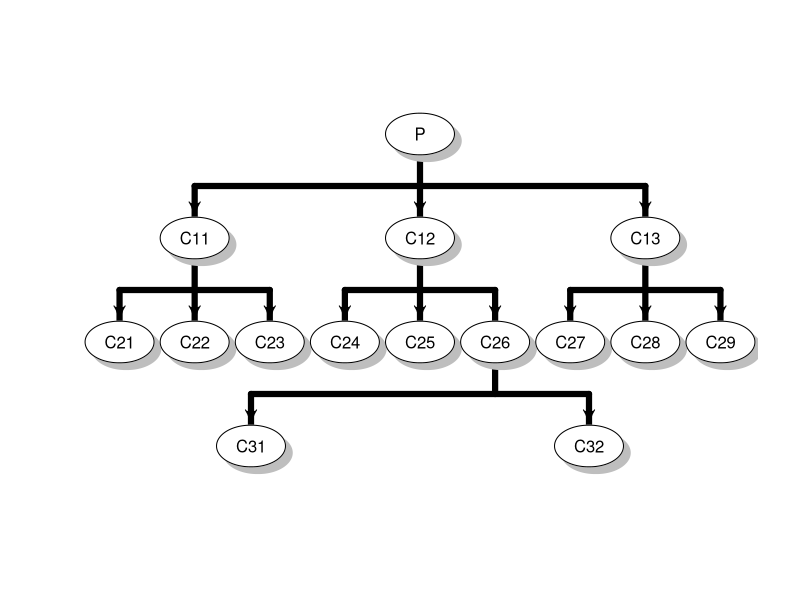

This chart was generated by the following R code: (Note: this script raises an error after producing the figure.)
## ---- chunk 1
knitr::opts_chunk$set(echo = TRUE)
## ---- chunk 2
x1 <- c(2, .5, 4, 2)
x2 <- c(x1, rep(1,4))
x3 <- 1:-2
x4 <- paste("Hello"," ","World,","!","Hello World!",sep = ",")
x5 <- c(TRUE, TRUE, NA, FALSE)
x6 <- c(1, 2, 1, 2, 1, 1, 2, 2)
print(x1)
print(x2)
print(x3)
print(x4)
print(x5)
print(x6)
## ---- chunk 3
X <- matrix(c(1,1,2,1,2,0,.5,1,3,-1,4,1,4,-2,2,1),4,4)
X
## ---- chunk 4
# install.packages("diagram")   ## if you don't have the package "diagram", run it
library("diagram")
openplotmat()
elpos <- coordinates (c(1,3,9,2))
treearrow(from = elpos[1,], to = elpos[2:4,], lwd = 6)
treearrow(from = elpos[2,], to = elpos[5:7,], lwd = 6)
treearrow(from = elpos[3,], to = elpos[8:10,], lwd = 6)
treearrow(from = elpos[4,], to = elpos[11:13,], lwd = 6)
treearrow(from = elpos[10,], to = elpos[14:15,], lwd = 6)
labels <- character()
labels[1] <- "P"
for(i in 2:4)
  labels[i] <- paste0("C1", i-1)
for(i in 5:13)
  labels[i] <- paste0("C2", i-4)
for(i in 14:15)
  labels[i] <- paste0("C3", i-13)
for(i in 1:15)
  textround(elpos[i,], radx = 0.001, rady = 0.05, lab = labels[i])
## ---- chunk 5
students <- data.frame(id = c("001","002","003"), score_A = c(95,97,90), score_B = c(80,75,84))
students[3,2:3]

## ---- chunk 6
## Sun Mon Tue Wed Thu Fri Sat
##      NY   2   3   4   5   6
##   7   8   9  10  11  12  13
##  14  MLK  16  17  18  19  20
##  21  22  23  24  25  26  27
##  28  29  30  31            
dates = matrix(c(" ",7,14,21,28,"NY",8,"MLK",22,29,2,9,16,23,30,3,10,17,24,31,4,11,18,25," ",5,12,19,26," ",6,13,20,27," "), 5, 7)
dates = data.frame(dates)
colnames(dates) = c("Sun","Mon","Tue","Wed","Thu","Fri","Sat")
calendar1 = cbind(0,dates)
calendar2 = data.frame( list( Sun = c(" ",7,14,21,28), Mon = c("NY",8,"MLK",22,29), Tue = c(2,9,16,23,30), Wed = c(3,10,17,24,31), Thu = c(4,11,18,25," "), Fri = c(5,12,19,26," "), Sat = c(6,13,20,27," ")), row.names=NULL)
calendar2

## ---- chunk 7
id = rep(c("001","002","003"), 2)
subj = rep(c("A","B"), each = 3)
score = c(95, 97, 90, 80, 75, 84)
fscore = cut(score, breaks = c(0,80,90,100), labels = c("C","B","A"), right = FALSE, ordered_result = TRUE)
grade = factor(fscore)
transform(grade)
students4 = data.frame(id,subj,score,grade)
students4
## ---- chunk 8
a = c(1,1,2,1)
b = c(2,0,0.5,1)
c = c(3,-1,4,1)
d = c(4,-2,2,1)
X = cbind(a,b,c,d)
m = nrow(X)
n = ncol(X)
X_mean = matrix(data=1, nrow=m) %*% cbind(mean(a),mean(b),mean(c),mean(d))
Diff = X - X_mean
X.var = (n-1)^-1*t(Diff) %*% Diff
X.var
## ---- chunk 9
id        <- rep(c("001","002","003"), 2)
subj      <- rep(c("A","B"), each = 3)
score     <- c(95, 97, 90, 80, 75, 84)
students3 <- data.frame(id, subj, score)  
students3
score_A = c(95,97,90)
score_B = c(80,75,84)
score.mean = rep(c(mean(score_A),mean(score_B)), each = 3)
students5 = data.frame(students3, score.mean)
students5
## ---- chunk 10
mymax.if <- function(x, y)
{
  # The mymax function returns the larger one among x and y
  if (x > y)
  {
    message("The first argument is larger!")
    return(x)
  }
  else if (x < y)
  {
    message("The second argument is larger!")
    return(y)
  }
  else
  {
    message("Equal!")
    return(x)
  }
}
mymax.if(3, 4)
mymax.if(4, 3)
mymax.if(3, 3)
## ---- chunk 11
factorial <- function(n)
{
  # It computes the factorial of the natural number n
  if(n == 0) return(1) else if(n < 0 | n != as.integer(n)) stop("Please input a natural number!")
  n.fac <- 1
  
  # for loops
  for(i in 1:n)
    n.fac <- i * n.fac
  
  # while loops
  ## i <- 1
  ## while(i <= n)
  ## {
  ##   n.fac <- i * n.fac
  ##   i <- i + 1
  ## }
  
  # repeat loops
  ## i <- 1
  ## repeat
  ## {
  ##   n.fac <- i * n.fac
  ##   i <- i + 1
  ##   if (i > n) break    # attention to the usage of break
  ## }

  return(n.fac)
}

double.factorial <- function(n)
{
  # It computes the double factorial of the natural number n
  if(n == 0) return(1) else if(n < 0 | n != as.integer(n)) stop("Please input a natural number!")
  n.doubfac <- 1
  for(i in 1:n)
    if(i %% 2 == n %% 2)
      n.doubfac <- i * n.doubfac
    else next    # attention to the usage of next
  return(n.doubfac)
}

factorial(6)
prod(1:6)
double.factorial(6)
double.factorial(5)
factorial(0)
## factorial.for(6.5)
## factorial.for(-6)
## ---- chunk 12
f = function(x){
  return(x^3 - x -1)
}
bisect = function(f, lower, upper, tol = 1e-6){
  if (f(lower)*f(upper) > 0){
    print("No root.")
  } else 
      iter = 1
      while ((upper-lower)/2 > tol){
        m = (lower+upper)/2
        if(f(m) == 0){
          root = m
          f.root = f(root)
          estima.prec = (upper-lower)/2
          return(setNames(as.list(c(root,f.root,iter,estim.prec))),c("root","f.root","iter","estim.prec"))
        }else if (f(lower)*f(m) < 0){
          upper = m
        }else 
          lower = m
        iter = iter + 1
      }
        root = m
        f.root = f(root)
        estim.prec = (upper-lower)/2
        return(setNames(as.list(c(root,f.root,iter,estim.prec)),c("root","f.root","iter","estim.prec")))
                            
}

bisect(f,1,2,tol = 1e-6)
uniroot(f,c(1,2),tol=1e-6)
## ---- chunk 13
##       V1    V2   V3   V4
## V1  1.00 -0.29 0.68 0.20
## V2 -0.29  1.00 0.51 0.88
## V3  0.68  0.51 1.00 0.86
## V4  0.20  0.88 0.86 1.00

D <- sqrt(diag(X.var))

D.inv <- matrix(0L,ncol = 4, nrow = 4)
for (i in 1:4){
  D.inv[i,i] <- 1/D[i]
}
X.cor <- D.inv %*% X.var %*% D.inv
X.cor <- round(X.cor, digits = 2)
write.table(X.cor, file = "X_cor.txt")
X.cor1 <- read.table("X_cor.txt")
X.cor1
## ---- chunk 14
iriss <- split(iris, sample(rep(1:5, ncol(iris), replace = FALSE)))
iris1 = iriss[1]
iris2 = iriss[2]
iris3 = iriss[3]
iris4 = iriss[4]
iris5 = iriss[5]

iris.5fold <- list(iris1, iris2, iris3, iris4, iris5)
iris.5fold

## ---- chunk 15
# Discretize the numeric variables
iris0 <- transform(iris,
                   Sepal.Length = cut(Sepal.Length, 4:8),
                   Sepal.Width  = cut(Sepal.Width,  1:5),
                   Petal.Length = cut(Petal.Length, 0:7),
                   Petal.Width  = cut(Petal.Width,  0:3))

attach(iris0)   # attach function makes columns assessible as usual variables
table(Sepal.Width)
iris.table0 <- table(Petal.Width)
iris.table0
iris.table1 <- table(Sepal.Width, Petal.Width)
iris.table1
iris.table2 <- table(Sepal.Width, Petal.Width, Species)
iris.table2

# flat table in a sligtly different display
ftable(Sepal.Width, Petal.Width)
ftable(Species, Sepal.Width, Petal.Width)

# data.frame display
data.frame(iris.table1)
data.frame(iris.table2)

# marginal display
margin.table(iris.table1, 1)
margin.table(iris.table1, 2)

# proportional display relative to the (margin) total
prop.table(iris.table1)
prop.table(iris.table1, 1)
prop.table(iris.table1, 2)
prop.table(iris.table2, 1)
prop.table(iris.table2, c(1,3))

# conduct chi-square independence test
chisq.test(iris.table1)   # warning message due to some frequency entry <= 5

# plots
pie(iris.table0, main="Petal.Width")
barplot(t(iris.table1), beside = TRUE, 
        xlab = "Sepal.Width", ylab = "Petal.Width", legend.text = colnames(iris.table1))

detach(iris0)   # paired with attach function
## ---- chunk 16
knitr::include_graphics("Iris_Sepal_Length.pdf")
## ---- chunk 17
par(mfrow=c(1,3))
for (name in c("setosa","versicolor","virginica"))
{
  species <- subset(iris,Species==name)
  sepal_length <- as.vector(species$Sepal.Length)
  
  h <- hist(sepal_length,plot=FALSE)

  plot(h,freq=FALSE,ylim=c(0,1.3),xlim=range(h$breaks),xlab=paste('Sepal_Length\nSpecies = ',name,sep=''),main='Histogram of Sepal_Length')
  
  lines(density(sepal_length),col='blue')
  
  curve(dnorm(x,mean(sepal_length),sd(sepal_length)),add=TRUE,col='red')
  
  legend('topright',c('Kernel Density','Normal Density'),col=c('blue','red'),lty=c(1,1),cex=0.5)
  
  box(which='plot')
}
## ---- chunk 18
# install.packages("ggplot2")   ## if you don't have the package "ggplot2", run it
library("ggplot2")
mu <- mean(iris$Sepal.Length)
sigma <- sd(iris$Sepal.Length)
ggplot(iris, aes(Sepal.Length)) +
  geom_histogram( aes(y = ..density..),
                  bins = 8, color = "black", fill = "white") +
  geom_density(aes(color = "blue")) +
  stat_function( aes(color = "red"), 
                 fun = dnorm, args = list(mean = mu, sd = sigma)) +
  labs(title = "Histogram of Sepal_Length") +
  scale_color_identity( name   = "Density Estimate",
                        guide  = "legend",
                        labels = c("Kernel", "Normal")) +
  theme_bw()
## ---- chunk 19
# install.packages("dplyr")   ## if you don't have the package "dplyr", run it
library("dplyr")
# Exercise 3.
filter(students, id == '003')

# Exercise 7.
students6 <- group_by(students3, subj)
mutate(students6, score.mean = mean(score))

# Using the pipe operator makes it more compact
group_by(students3, subj) %>% 
  mutate(score.mean = mean(score))  # transform function couldn't apply mean by group
